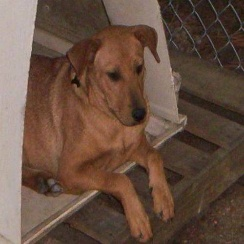
#> input picture segmentation/image/dog/dog.100.jpg, 244 x 244 px; its folder holds only this picture in this run
$ python change_color.py
#> lines starting #> are read from the running program, lines starting #| are printed output that depends on the picture
import os
import cv2
import numpy as np
tag = 'dog'
source_folder = './image/' + tag + '/'
target_folder = './mask/' + tag + '/'
for file in os.listdir(source_folder):
	img = np.float32(cv2.imread(source_folder + file))
	img = img / 2
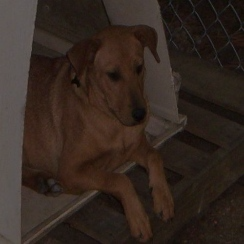
#> img: shape (244, 244, 3) float32; mean B, G, R 32.4, 39.4, 51.7
	cv2.imwrite(target_folder + file, img)
	print(target_folder + file)

$ run again, on segmentation/image/dog/dog.26.jpg
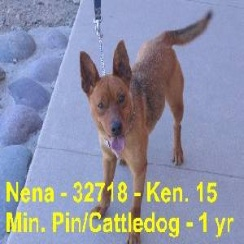
#> input picture segmentation/image/dog/dog.26.jpg, 244 x 244 px
#> `img = img / 2`:
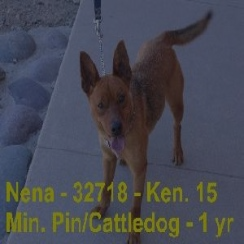
#> img: shape (244, 244, 3) float32; mean B, G, R 82.5, 73.2, 71.1

$ run again, on segmentation/image/dog/dog.27.jpg
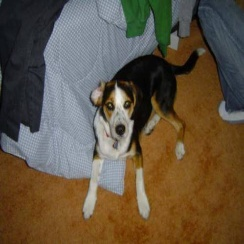
#> input picture segmentation/image/dog/dog.27.jpg, 244 x 244 px
#> `img = img / 2`:
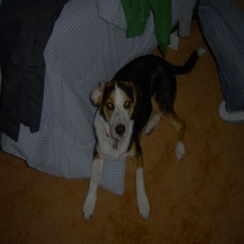
#> img: shape (244, 244, 3) float32; mean B, G, R 32.8, 42.3, 49.2

$ run again, on segmentation/image/dog/dog.36.jpg
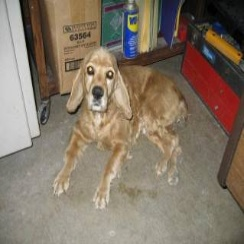
#> input picture segmentation/image/dog/dog.36.jpg, 244 x 244 px
#> `img = img / 2`:
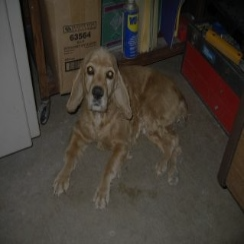
#> img: shape (244, 244, 3) float32; mean B, G, R 51.3, 59, 65.8

$ run again, on segmentation/image/dog/dog.149.jpg
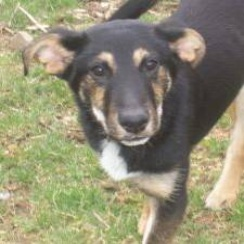
#> input picture segmentation/image/dog/dog.149.jpg, 244 x 244 px
#> `img = img / 2`:
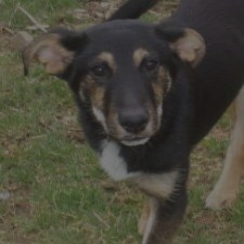
#> img: shape (244, 244, 3) float32; mean B, G, R 58.3, 70.9, 72.9
